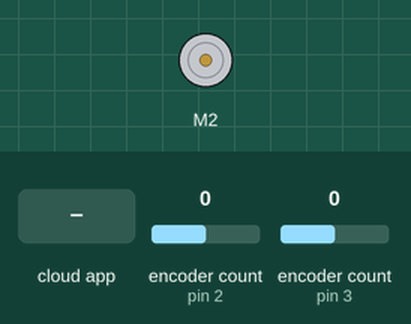
The sketch below on a simulated Arduino Uno, built with avr-gcc and run on an emulated ATmega328P. Shown: DC motor (green arrow = forward, orange = backward, longer = faster). The inputs (shaded band) are chosen by the test bench; at power-on: encoder count (sensors on pin 2, pin 3) 0. The ROS host is connected and sends only what is stated.

Above: at 1.2 s.
1.3 s: the phone or cloud app sets ctrl_effort_to_arduino to -100
At 1.6 s:
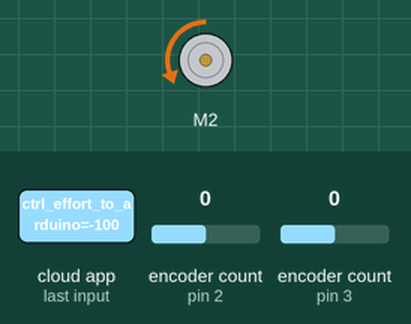
2.8 s: the phone or cloud app sets ctrl_effort_to_arduino to 0
At 3.7 s:
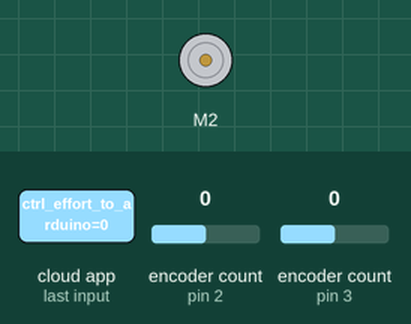
4.3 s: the phone or cloud app sets ctrl_effort_to_arduino to 100
At 5.8 s:
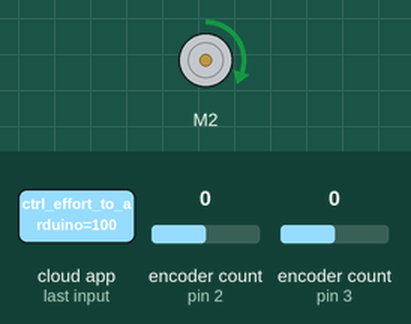
Timing chart, 0 to 7.3 s (numbered marks = the images above; inputs shaded):
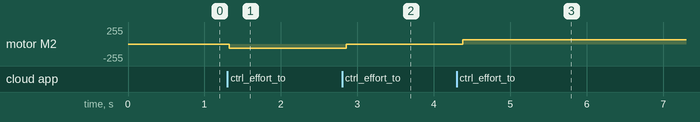

The sketch:

arduino_bot.ino
```cpp
/*
 * rosserial Subscriber Example
 * Blinks an LED on callback
 */

// ros library
#include <ros.h>
// messaggi contenenti RPM data
#include <std_msgs/Float64.h>
// libreria per la gestione dei 2 motori
#include "DualVNH5019MotorShield.h"
// easy encoder
#include <Encoder.h>

// frequenza di pubblicazione costante in millis
#define FREQ_CTRL 10
// variabile contenitore di ciò che il controller pubblica
float left_ctrl_effort_storage;
float right_ctrl_effort_storage;

/**
 * Stoppa il motore in caso di problemi, entra in loop infinito
 */
void stopIfFault();
/**
 * CallBack per gestire il messaggio in arrivo dal PID controller
 */
void left_ctrl_eff_call_back( const std_msgs::Float64& ctrl_effort_msg);
void right_ctrl_eff_call_back( const std_msgs::Float64& ctrl_effort_msg);

ros::NodeHandle node_handle;
/**
 * message per contenere RPM misurati dal sensore encoder.
 */
std_msgs::Float64 left_rpm_out;
std_msgs::Float64 right_rpm_out;
/**
 * Publisher per pubblicare RPM data message
 * Pubblica dati per il controller del pid.
 */
ros::Publisher left_plant_state("/left_wheel/rpm_plant_state_from_arduino", &left_rpm_out);
ros::Publisher right_plant_state("/right_wheel/rpm_plant_state_from_arduino", &right_rpm_out);
/**
 * Subscriber per ricevere cmd data da passare all'attuatore [Volt].
 * Riceve dato dal controller PID.
 */
ros::Subscriber<std_msgs::Float64> left_control_effort("/left_wheel/ctrl_effort_to_arduino", &left_ctrl_eff_call_back);
ros::Subscriber<std_msgs::Float64> right_control_effort("/right_wheel/ctrl_effort_to_arduino", &right_ctrl_eff_call_back);

DualVNH5019MotorShield motorShield;
Encoder encoderRight(2,13);
Encoder encoderLeft(3,11);

// dati per gestire gli encoder
long newPositionRight;
long oldPositionRight = -999;

long newPositionLeft;
long oldPositionLeft = -999;

long lastmillis = 0;

void setup()
{
  lastmillis = millis();
  pinMode(13, OUTPUT);
  //Serial.begin(57600);
  node_handle.initNode();
  // per il publisher
  node_handle.advertise(left_plant_state);
  node_handle.advertise(right_plant_state);
  // per il subscriber
  node_handle.subscribe(left_control_effort);
  node_handle.subscribe(right_control_effort);
  motorShield.init();
}

void loop()
{
/*
  if ((millis() - lastmillis) > FREQ_CTRL) {
    left_plant_state.publish(&left_rpm_out);
    lastmillis = millis();
  }
  */
  node_handle.spinOnce();

  newPositionLeft  = encoderLeft.read();
  float rpmLeft = getmotordata((millis() - lastmillis), (newPositionLeft - oldPositionLeft));

  newPositionRight  = encoderRight.read();
  float rpmRight = getmotordata((millis() - lastmillis), (newPositionRight - oldPositionRight));

  lastmillis = millis();
  if (newPositionLeft != oldPositionLeft) oldPositionLeft = newPositionLeft;
  if (newPositionRight != oldPositionRight) oldPositionRight = newPositionRight;

  left_rpm_out.data = rpmLeft;
  right_rpm_out.data = rpmRight;

  left_plant_state.publish(&left_rpm_out);
  right_plant_state.publish(&right_rpm_out);

  delay(100);
}


void stopIfFault()
{
  if (motorShield.getM1Fault())
  {
    Serial.println("M1 fault");
    while(1);
  }
  if (motorShield.getM2Fault())
  {
    Serial.println("M2 fault");
    while(1);
  }
}


void left_ctrl_eff_call_back( const std_msgs::Float64& ctrl_effort_msg){
  left_ctrl_effort_storage = ctrl_effort_msg.data;
  motorShield.setM2Speed(ctrl_effort_msg.data);
}

void right_ctrl_eff_call_back( const std_msgs::Float64& ctrl_effort_msg){
  right_ctrl_effort_storage = ctrl_effort_msg.data;
  motorShield.setM1Speed(ctrl_effort_msg.data);
}

float getmotordata(long deltatime, long deltacount) {
  return (deltacount * 60 * 1000 )/(deltatime * 64 * 70);
}
```

Measured:
- after the input at 1.3 s, motor M2: stopped → backward 63/255 at once
- after the input at 2.8 s, motor M2: backward 63/255 → stopped after 0.05 s
- after the input at 4.3 s, motor M2: stopped → forward 63/255 after 0.08 s
